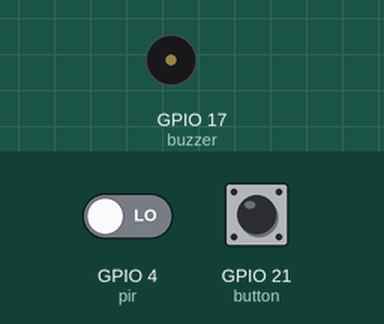
The program below on a simulated Raspberry Pi (BCM pin numbers). Parts: buzzer (waves = sounding, pin HIGH). Inputs (shaded band) come from the test bench; at power-on: GPIO 4 (pir) LOW, GPIO 21 (button) HIGH. What the program prints to the terminal is not drawn.

Above: at 1.2 s.
1.3 s: GPIO 4 (pir) driven HIGH
At 2.5 s:
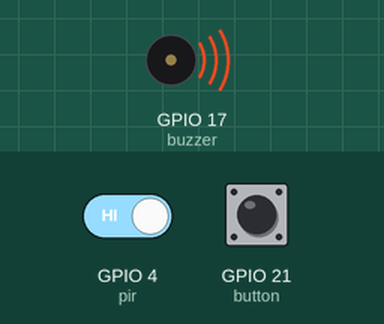
2.8 s: GPIO 21 (button) pulled LOW for 3.2 s
Timing chart, 0 to 5.8 s (numbered marks = the images above; inputs shaded):
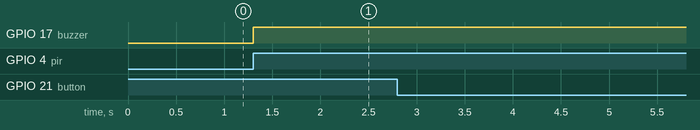

The program:

button_pir_buzzer.py
```python
from gpiozero import MotionSensor
from gpiozero import Buzzer
from gpiozero import Button

pir = MotionSensor(4)
buzzer = Buzzer(17)
button = Button(21)

while True:
    #button.wait_for_press()
    #print("Pressed")
    pir.wait_for_motion()
    print("You moved, ALARM ACTIVATED!!")
    buzzer.on()
    button.wait_for_press()
    print("Button press, ALARM DEACTIVATED")
    #pir.wait_for_no_motion()
    #print("No motion")
    buzzer.off()
```

Measured:
- after the input at 1.3 s, GPIO 17 (buzzer): LOW → HIGH at once
